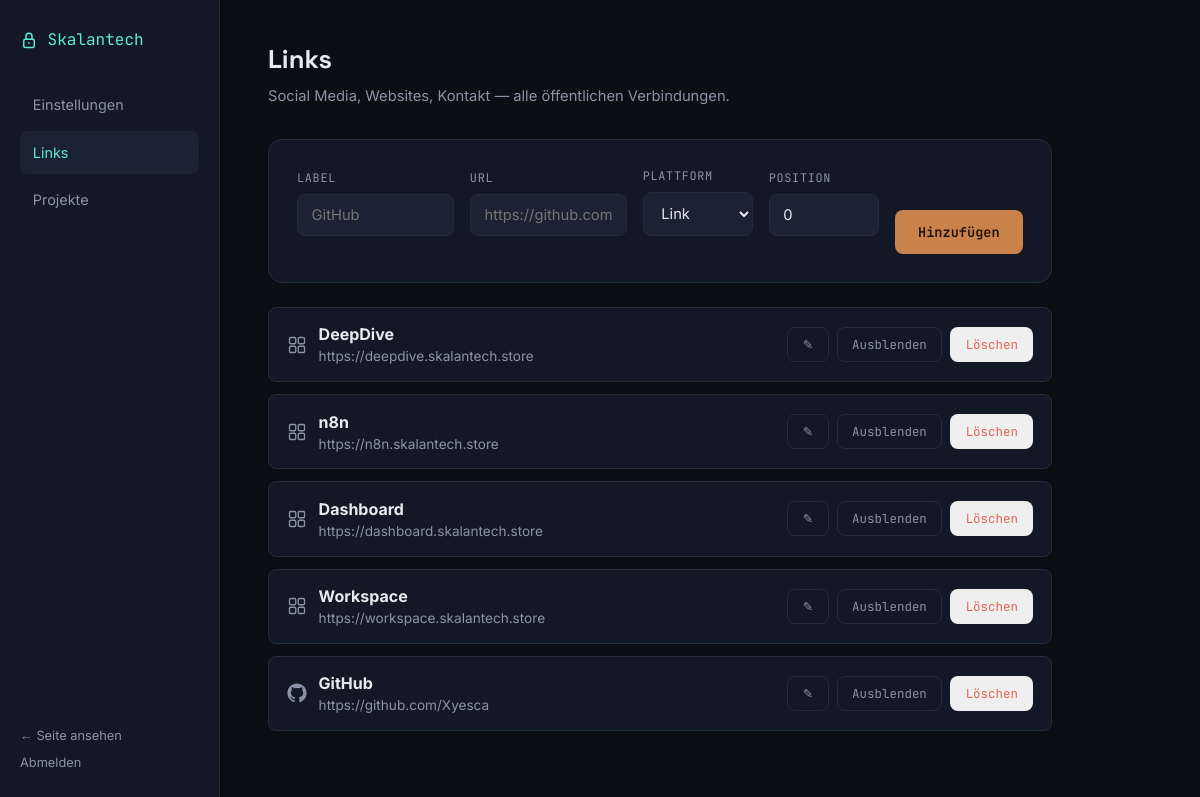
/admin/links (signed in), run on the app's committed database.
### models.py (models this page shows)
class Link(db.Model):
    __tablename__ = "links"
    id = db.Column(db.Integer, primary_key=True)
    label = db.Column(db.String(120), nullable=False)
    url = db.Column(db.String(512), nullable=False)
    platform = db.Column(db.String(32), default="link")  # github, tiktok, instagram, website, app, link
    position = db.Column(db.Integer, default=0)
    visible = db.Column(db.Boolean, default=True)

### app.py (the view, shortened to what this page needs)
@app.route("/admin/links", methods=["GET", "POST"])
@login_required
def admin_links():
    links = Link.query.order_by(Link.position.asc(), Link.id.asc()).all()
    return render_template("admin/links.html", links=links)

### app.py (called while the page is built)
def login_required(view):
    @wraps(view)
    def wrapped(*args, **kwargs):
        if not session.get("logged_in"):
            return redirect(url_for("login", next=request.path))
        return view(*args, **kwargs)
    return wrapped

@app.context_processor
def inject_csrf_token():
    if "_csrf_token" not in session:
        session["_csrf_token"] = secrets.token_hex(16)
    return {"csrf_token": session["_csrf_token"]}

@app.template_global()
def icon_svg(platform):
    return Markup(ICONS.get(platform, ICONS["link"]))

### templates/admin/links.html (shortened to what this page needs)
<!DOCTYPE html>
<html lang="de">
<head>
<link rel="stylesheet" href="{{ url_for('static', filename='css/style.css') }}">
</head>
<body>
<div class="admin-shell">
  {% include 'admin/_sidebar.html' %}
  <main class="admin-main">
    <h1 class="admin-title">Links</h1>
    <p class="admin-subtitle" style="margin-bottom:2rem">Social Media, Websites, Kontakt — alle öffentlichen Verbindungen.</p>
    <form method="POST" class="admin-card">
      <div class="form-row" style="align-items:end">
        <div class="field">
          <span>Label</span>
          <input type="text" name="label" placeholder="GitHub" required>
        </div>
        <div class="field">
          <span>URL</span>
          <input type="url" name="url" placeholder="https://github.com/..." required>
        </div>
        <div class="field field--narrow">
          <span>Plattform</span>
          <select name="platform">
            <option value="link">Link</option>
          </select>
        </div>
        <div class="field field--narrow">
          <span>Position</span>
          <input type="number" name="position" value="0" min="0">
        </div>
        <button type="submit" class="btn btn--primary">Hinzufügen</button>
      </div>
    </form>
    {% if links %}
    <div class="admin-list">
      {% for link in links %}
      <div class="admin-list__item {% if not link.visible %}is-hidden{% endif %}">
        <div style="display:flex;align-items:center;gap:0.75rem">
          <span class="admin-list__icon">{{ icon_svg(link.platform) }}</span>
          <div>
            <strong>{{ link.label }}</strong>
            <span style="color:var(--text-dim);font-size:0.85rem;display:block">{{ link.url }}</span>
          </div>
        </div>
        <div class="admin-list__actions">
          <button class="btn btn--ghost btn--small" onclick="editLink({{ link.id }}, '{{ link.label|e }}', '{{ link.url|e }}', '{{ link.platform }}', {{ link.position }})">✎</button>
          <form method="POST" action="{{ url_for('admin_links_toggle', link_id=link.id) }}" style="display:inline">
            <button type="submit" class="btn btn--ghost btn--small">{{ 'Einblenden' if not link.visible else 'Ausblenden' }}</button>
          </form>
          <form method="POST" action="{{ url_for('admin_links_delete', link_id=link.id) }}" style="display:inline" onsubmit="return confirm('Link löschen?')">
            <button type="submit" class="btn btn--danger btn--small">Löschen</button>
          </form>
        </div>
      </div>
      {% endfor %}
    </div>
    {% else %}
    <div class="empty-state">Noch keine Links. Füge den ersten hinzu.</div>
    {% endif %}
  </main>
</div>
</body>
</html>

### static/css/style.css (style rules this page uses)
:root { --bg: #0b0e14; --surface: #131826; --surface-2: #1b2233; --border: #232b3d; --text: #e8eaf0; --text-dim: #8b93a7; --accent: #c9824a; --accent-2: #5eead4; --danger: #e0654f; --success: #5eead4; --font-display: "Space Grotesk", "Inter", sans-serif; --font-body: "Inter", sans-serif; --font-mono: "JetBrains Mono", monospace; --radius: 14px; --radius-sm: 8px; --max-width: 880px; }
* { box-sizing: border-box; }
html { scroll-behavior: smooth; }
body { margin: 0; background: var(--bg); color: var(--text); font-family: var(--font-body); line-height: 1.5; -webkit-font-smoothing: antialiased; }
.field { display: flex; flex-direction: column; gap: 0.4rem; margin-bottom: 1.1rem; flex: 1; }
.field span { font-family: var(--font-mono); font-size: 0.74rem; color: var(--text-dim); text-transform: uppercase; letter-spacing: 0.06em; }
.field--narrow { max-width: 110px; flex: 0 0 110px; }
input[type="text"], input[type="password"], input[type="url"], input[type="number"], input[type="file"], select, textarea { background: var(--surface-2); border: 1px solid var(--border); border-radius: var(--radius-sm); color: var(--text); padding: 0.7rem 0.85rem; font-family: var(--font-body); font-size: 0.92rem; width: 100%; }
.btn { font-family: var(--font-mono); font-size: 0.85rem; border: 1px solid transparent; border-radius: var(--radius-sm); padding: 0.75rem 1.4rem; cursor: pointer; text-decoration: none; display: inline-flex; align-items: center; justify-content: center; transition: opacity 0.2s ease, border-color 0.2s ease, background 0.2s ease; }
.btn--primary { background: var(--accent); color: #1a1208; font-weight: 600; }
.btn--ghost { background: transparent; border-color: var(--border); color: var(--text-dim); }
.btn--danger { color: var(--danger); }
.btn--small { padding: 0.5rem 0.9rem; font-size: 0.78rem; }
.form-row { display: flex; gap: 1rem; flex-wrap: wrap; }
.admin-shell { display: flex; min-height: 100vh; }
.admin-main { flex: 1; padding: 2.5rem 3rem; max-width: 880px; }
.admin-title { font-family: var(--font-display); font-size: 1.6rem; margin: 0 0 0.4rem; }
.admin-subtitle { color: var(--text-dim); margin: 0 0 1.75rem; font-size: 0.92rem; }
.admin-card { background: var(--surface); border: 1px solid var(--border); border-radius: var(--radius); padding: 1.75rem; margin-bottom: 1.5rem; }
.admin-list { display: flex; flex-direction: column; gap: 0.75rem; }
.admin-list__item { background: var(--surface); border: 1px solid var(--border); border-radius: var(--radius-sm); padding: 0.9rem 1.1rem; display: flex; flex-wrap: wrap; gap: 0.75rem; align-items: center; justify-content: space-between; }
.admin-list__icon { width: 20px; height: 20px; color: var(--text-dim); flex-shrink: 0; }
.admin-list__icon svg { width: 100%; height: 100%; }
.admin-list__actions { display: flex; gap: 0.5rem; }

### data on the page
Link: label "DeepDive", url "https://deepdive.skalantech.store", visible "Ausblenden"
Link: label "n8n", url "https://n8n.skalantech.store", visible "Ausblenden"
Link: label "Dashboard", url "https://dashboard.skalantech.store", visible "Ausblenden"
Link: label "Workspace", url "https://workspace.skalantech.store", visible "Ausblenden"
Link: label "GitHub", url "https://github.com/Xyesca", visible "Ausblenden"
